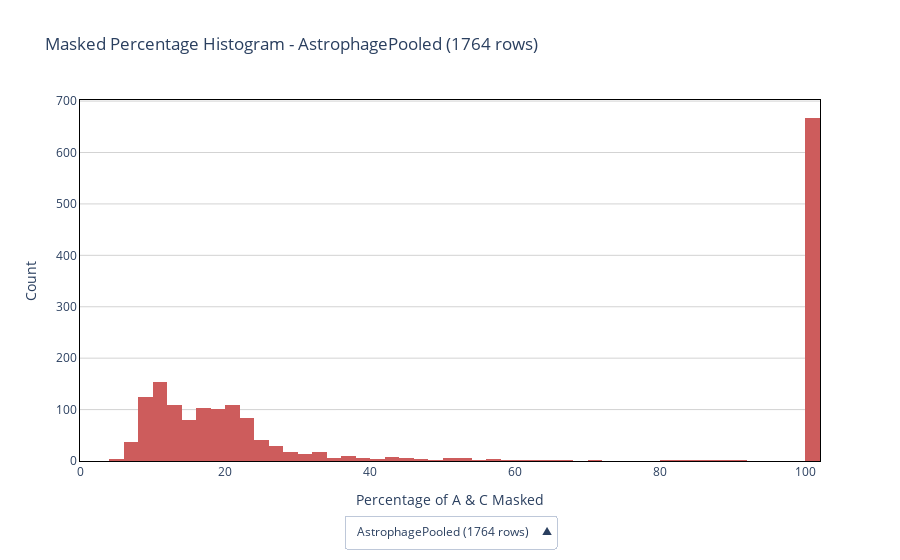

Notebook code cell kept with this figure:
### Code cell
# Unpooled
fig = study.percent_masked_histogram(
    # min_cov = 1000,
    to_html="/Users/casper/Documents/output/pct_AC_masked.html"
    # sample=['8_1_S2_L001','8_2_S3_L001'],
    # sample=['8_2_S3_L001'],
    # reference = 'ABCA4',
    # section = ['full'],
)['fig']
fig.show()

### Figure 1 — Plotly figure (JSON) as saved in the notebook; plotly's stock layout.template omitted (floating-point values rounded to 4 significant figures; data arrays with more than 128 entries replaced by an {"elided": "..."} marker saying what was removed)
{"data": [{"hovertemplate": "Percentage of A's & C's Bases Masked: %{x}<br>Count: %{y}<extra></extra>", "marker": {"color": "indianred"}, "type": "histogram", "visible": true, "x": {"elided": "1764 float values"}, "xbins": {"end": 102, "size": 2, "start": 0}}], "layout": {"paper_bgcolor": "white", "plot_bgcolor": "white", "title": {"text": "Masked Percentage Histogram - AstrophagePooled (1764 rows)"}, "updatemenus": [{"active": 0, "buttons": [{"args": [{"visible": [true]}, {"title": "Masked Percentage Histogram - AstrophagePooled (1764 rows)", "xaxis": {"range": [0, 102], "title": "Percentage of A & C Masked"}, "yaxis": {"title": "Count"}}], "label": "AstrophagePooled (1764 rows)", "method": "update"}], "direction": "up", "x": 0.5, "xanchor": "center", "y": -0.15, "yanchor": "top"}], "xaxis": {"autorange": false, "linecolor": "black", "linewidth": 1, "mirror": true, "range": [0, 102], "title": {"text": "Percentage of A & C Masked"}}, "yaxis": {"gridcolor": "lightgray", "linecolor": "black", "linewidth": 1, "mirror": true, "title": {"text": "Count"}}}}
